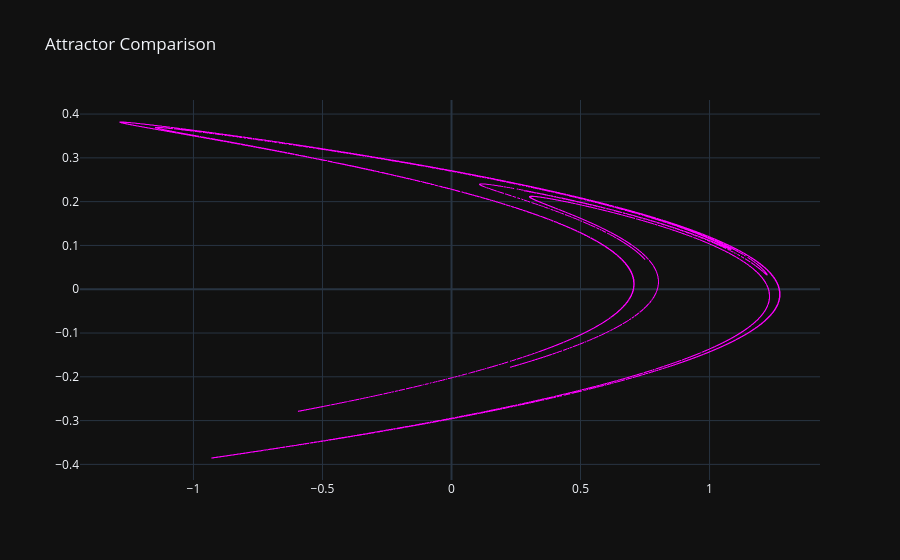

Notebook cell for this chart:
### Code cell
scatter_plot([henon_dataset], ["Henon"], ["magenta"])

### Figure 1 — Plotly figure (JSON) as saved in the notebook; plotly's stock layout.template omitted (floating-point values rounded to 4 significant figures; data arrays with more than 128 entries replaced by an {"elided": "..."} marker saying what was removed)
{"data": [{"marker": {"color": "magenta", "size": 1}, "mode": "markers", "name": "Henon", "type": "scattergl", "x": {"elided": "22001 float values"}, "y": {"elided": "22001 float values"}}], "layout": {"title": {"text": "Attractor Comparison"}}}
